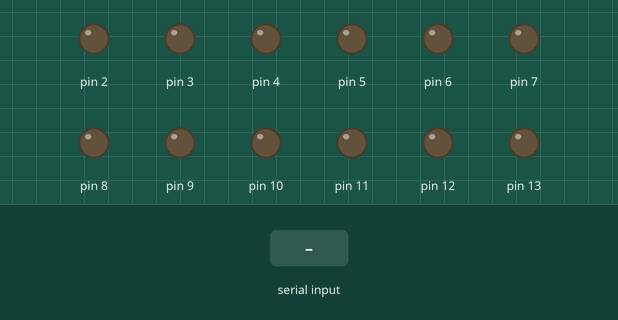
This sketch was run on a simulated Arduino Uno, built with avr-gcc and run on an emulated ATmega328P. Shown: output pins drawn as LEDs (lit = HIGH). The test bench sets the inputs (shaded band).

Above: at 1.2 s.
1.3 s: "w" received over Serial
At 1.8 s:
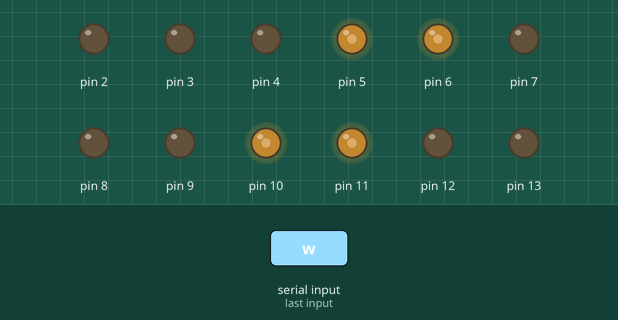
3.0 s: "s" received over Serial
At 3.15 s:
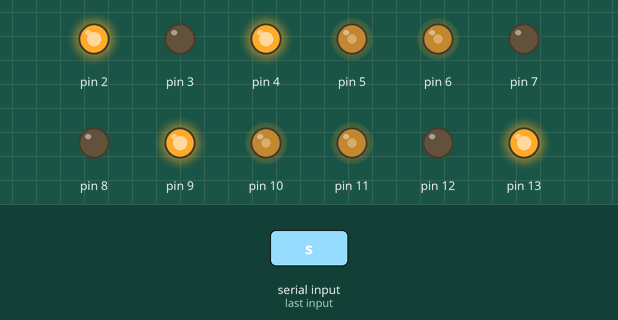
4.8 s: "a" received over Serial
At 5.6 s:
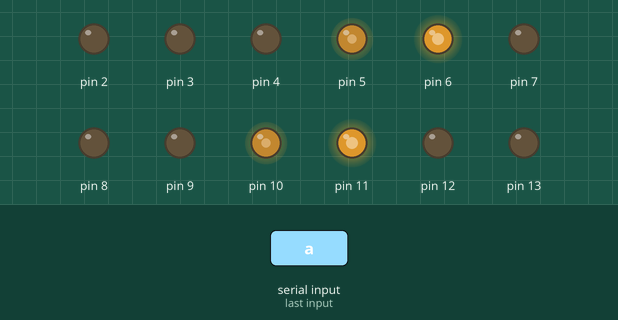
6.5 s: "d" received over Serial
At 6.6 s:
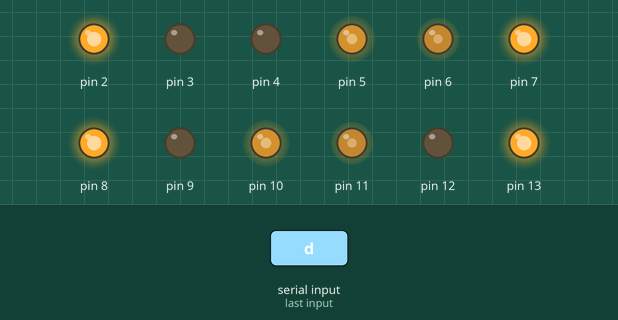
Timing chart, 0 to 9.2 s (numbered marks = the images above; inputs shaded):
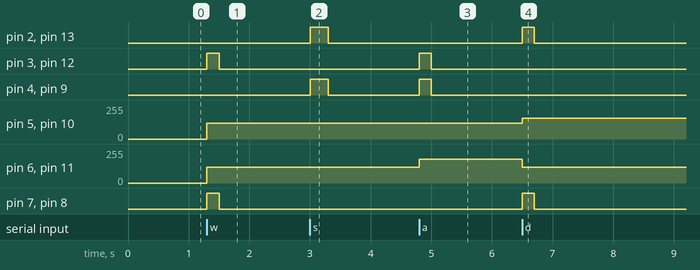

The sketch:

Arduino_bot_control.ino
```cpp
void setup()
{
  pinMode(13,OUTPUT);
  pinMode(12,OUTPUT);
  pinMode(9,OUTPUT);
  pinMode(8,OUTPUT);

  pinMode(2,OUTPUT);
  pinMode(3,OUTPUT);
  pinMode(4,OUTPUT);
  pinMode(7,OUTPUT);

  pinMode(11,OUTPUT);
  pinMode(10,OUTPUT);
  pinMode(6,OUTPUT);
  pinMode(5,OUTPUT);
  Serial.begin(9600);
  // initialize control over the keyboard:
}

void loop()
{
  if (Serial.available() > 0)
  {
 char    inChar = Serial.read();
 if( inChar == 'w') //For
 {
  analogWrite(6,120);//TL
  analogWrite(5,120);//TR
  analogWrite(10,120);//BL
  analogWrite(11,120);//BR

  digitalWrite(2, LOW);//TR
  digitalWrite(3,HIGH);

  digitalWrite(4,LOW);//TL
  digitalWrite(7,HIGH);

  digitalWrite(8,HIGH);//BL
  digitalWrite(9,LOW);

  digitalWrite(12,HIGH);//BR
  digitalWrite(13,LOW);

    delay(200);

  digitalWrite(2, LOW);//TR
  digitalWrite(3,LOW);

  digitalWrite(4,LOW);//TL
  digitalWrite(7,LOW);

  digitalWrite(8,LOW);//BL
  digitalWrite(9,LOW);

  digitalWrite(12,LOW);//BR
  digitalWrite(13,LOW);

 }

 if( inChar == 's') //Back
 {
  analogWrite(6,120);//TL
  analogWrite(5,120);//TR
  analogWrite(10,120);//BL
  analogWrite(11,120);//BR
  digitalWrite(2, HIGH);//TR
  digitalWrite(3,LOW);

  digitalWrite(4,HIGH);//TL
  digitalWrite(7,LOW);

  digitalWrite(8,LOW);//BL
  digitalWrite(9,HIGH);

  digitalWrite(12,LOW);//BR
  digitalWrite(13,HIGH);

   delay(300);

  digitalWrite(2, LOW);//TR
  digitalWrite(3,LOW);

  digitalWrite(4,LOW);//TL
  digitalWrite(7,LOW);

  digitalWrite(8,LOW);//BL
  digitalWrite(9,LOW);

  digitalWrite(12,LOW);//BR
  digitalWrite(13,LOW);
 }

 if( inChar == 'a') //Left
 {
  analogWrite(6,180);//TL
  analogWrite(5,120);//TR
  analogWrite(10,120);//BL
  analogWrite(11,180);//BR

  digitalWrite(2, LOW);//TR
  digitalWrite(3,HIGH);

  digitalWrite(4,HIGH);//TL
  digitalWrite(7,LOW);

  digitalWrite(8,LOW);//BL
  digitalWrite(9,HIGH);

  digitalWrite(12,HIGH);//BR
  digitalWrite(13,LOW);

   delay(200);

  digitalWrite(2, LOW);//TR
  digitalWrite(3,LOW);

  digitalWrite(4,LOW);//TL
  digitalWrite(7,LOW);

  digitalWrite(8,LOW);//BL
  digitalWrite(9,LOW);

  digitalWrite(12,LOW);//BR
  digitalWrite(13,LOW);
 }

 else if( inChar == 'd') //Right
 {
  analogWrite(6,120);//TL
  analogWrite(5,155);//TR
  analogWrite(10,155);//BL
  analogWrite(11,120);//BR

  digitalWrite(2, HIGH);//TR
  digitalWrite(3,LOW);

  digitalWrite(4,LOW);//TL
  digitalWrite(7,HIGH);

  digitalWrite(8,HIGH);//BL
  digitalWrite(9,LOW);

  digitalWrite(12,LOW);//BR
  digitalWrite(13,HIGH);

  delay(200);

  digitalWrite(2, LOW);//TR
  digitalWrite(3,LOW);

  digitalWrite(4,LOW);//TL
  digitalWrite(7,LOW);

  digitalWrite(8,LOW);//BL
  digitalWrite(9,LOW);

  digitalWrite(12,LOW);//BR
  digitalWrite(13,LOW);

 }

  else if( inChar == 'x') //Right
 {
  digitalWrite(2, LOW);//TR
  digitalWrite(3,LOW);

  digitalWrite(4,LOW);//TL
  digitalWrite(7,LOW);

  digitalWrite(8,LOW);//BL
  digitalWrite(9,LOW);

  digitalWrite(12,LOW);//BR
  digitalWrite(13,LOW);
 }

}
}
```

Measured:
- after the input at 1.3 s, pin 3, pin 7, pin 8, pin 12: LOW → HIGH at once, → LOW 0.20 s later; pin 5, pin 6, pin 10, pin 11: 0/255 → 120/255 at once
- after the input at 3.0 s, pin 2, pin 4, pin 9, pin 13: LOW → HIGH at once, → LOW 0.30 s later
- after the input at 4.8 s, pin 3, pin 4, pin 9, pin 12: LOW → HIGH at once, → LOW 0.20 s later; pin 6, pin 11: 120/255 → 180/255 at once
- after the input at 6.5 s, pin 2, pin 7, pin 8, pin 13: LOW → HIGH at once, → LOW 0.20 s later; pin 5, pin 10: 120/255 → 155/255 at once; pin 6, pin 11: 180/255 → 120/255 at once
